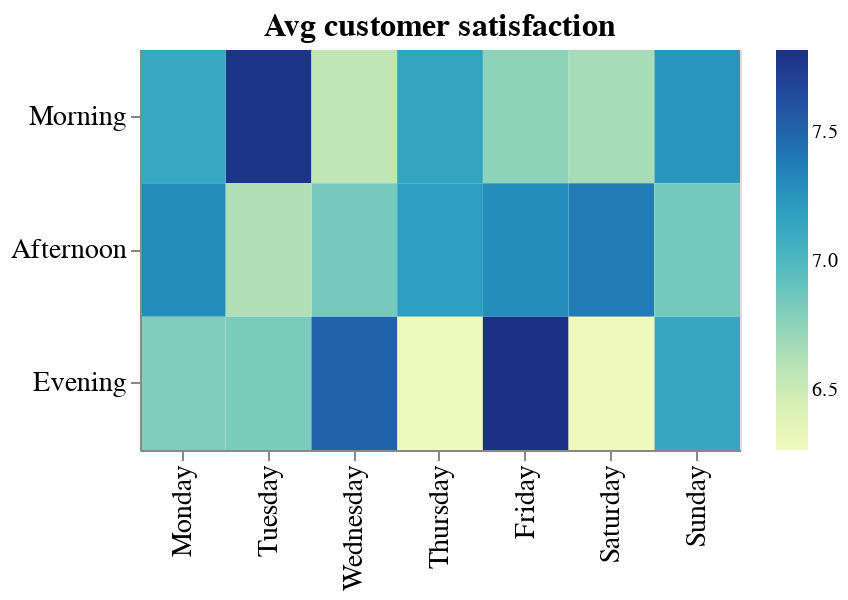

Notebook cell for this chart:
### Code cell
# Plot average customer satisfaction (pre-filtered by store A for example)

plot_4 = (alt
 .Chart(new_df_a)
 .mark_rect()
 .encode(
     alt.X('Day_of_week:N', title=None, sort=days),
     alt.Y('Time_of_day:N', title=None, sort=times),
     alt.Color('mean(Rating):Q', title=None),
     tooltip='mean(Rating):Q')
 .configure_axis(labelFontSize=14, titleFontSize=14)
 .configure_title(fontSize=16)
 .properties(width=300, height=200, title='Avg customer satisfaction')
)

plot_4

### Figure 1 — Vega-Lite specification as saved in the notebook (floating-point values rounded to 4 significant figures; data arrays with more than 128 entries replaced by an {"elided": "..."} marker saying what was removed)
{"$schema": "https://vega.github.io/schema/vega-lite/v3.4.0.json", "config": {"axis": {"labelFontSize": 14, "titleFontSize": 14}, "mark": {"tooltip": null}, "title": {"fontSize": 16}, "view": {"height": 300, "width": 400}}, "data": {"name": "data-447bab444058a64dcdd031c5f56440f7"}, "datasets": {"data-447bab444058a64dcdd031c5f56440f7": {"elided": "340 records"}}, "encoding": {"color": {"aggregate": "mean", "field": "Rating", "title": null, "type": "quantitative"}, "tooltip": {"aggregate": "mean", "field": "Rating", "type": "quantitative"}, "x": {"field": "Day_of_week", "sort": ["Monday", "Tuesday", "Wednesday", "Thursday", "Friday", "Saturday", "Sunday"], "title": null, "type": "nominal"}, "y": {"field": "Time_of_day", "sort": ["Morning", "Afternoon", "Evening"], "title": null, "type": "nominal"}}, "height": 200, "mark": "rect", "title": "Avg customer satisfaction", "width": 300}
